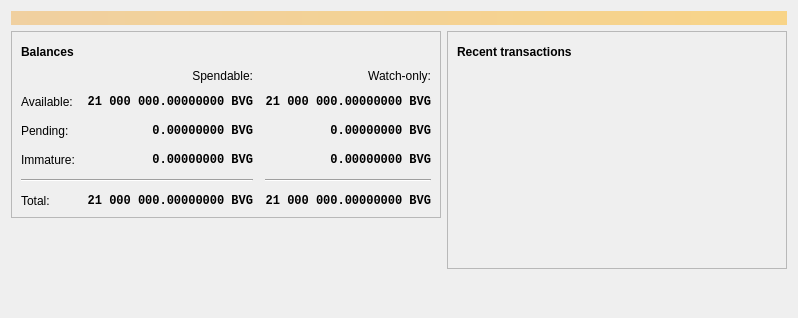
<?xml version="1.0" encoding="UTF-8"?>
<ui version="4.0">
 <class>OverviewPage</class>
 <widget class="QWidget" name="OverviewPage">
  <property name="geometry">
   <rect>
    <x>0</x>
    <y>0</y>
    <width>798</width>
    <height>318</height>
   </rect>
  </property>
  <property name="windowTitle">
   <string>Form</string>
  </property>
  <layout class="QVBoxLayout" name="topLayout">
   <item>
    <widget class="QLabel" name="labelAlerts">
     <property name="visible">
      <bool>false</bool>
     </property>
     <property name="styleSheet">
      <string notr="true">QLabel { background-color: qlineargradient(x1: 0, y1: 0, x2: 1, y2: 0, stop:0 #F0D0A0, stop:1 #F8D488); color:#000000; }</string>
     </property>
     <property name="wordWrap">
      <bool>true</bool>
     </property>
     <property name="margin">
      <number>3</number>
     </property>
     <property name="textInteractionFlags">
      <set>Qt::TextSelectableByMouse</set>
     </property>
    </widget>
   </item>
   <item>
    <layout class="QHBoxLayout" name="horizontalLayout" stretch="1,1">
     <item>
      <layout class="QVBoxLayout" name="verticalLayout_2">
       <item>
        <widget class="QFrame" name="frame">
         <property name="frameShape">
          <enum>QFrame::StyledPanel</enum>
         </property>
         <property name="frameShadow">
          <enum>QFrame::Raised</enum>
         </property>
         <layout class="QVBoxLayout" name="verticalLayout_4">
          <item>
           <layout class="QHBoxLayout" name="horizontalLayout_4">
            <item>
             <widget class="QLabel" name="label_5">
              <property name="font">
               <font>
                <weight>75</weight>
                <bold>true</bold>
               </font>
              </property>
              <property name="text">
               <string>Balances</string>
              </property>
             </widget>
            </item>
            <item>
             <widget class="QPushButton" name="labelWalletStatus">
              <property name="enabled">
               <bool>true</bool>
              </property>
              <property name="maximumSize">
               <size>
                <width>30</width>
                <height>16777215</height>
               </size>
              </property>
              <property name="toolTip">
               <string>The displayed information may be out of date. Your wallet automatically synchronizes with the BitcoinVG network after a connection is established, but this process has not completed yet.</string>
              </property>
              <property name="text">
               <string/>
              </property>
              <property name="icon">
               <iconset resource="../bitcoinvg.qrc">
                <normaloff>:/icons/warning</normaloff>
                <disabledoff>:/icons/warning</disabledoff>:/icons/warning</iconset>
              </property>
              <property name="iconSize">
               <size>
                <width>24</width>
                <height>24</height>
               </size>
              </property>
              <property name="flat">
               <bool>true</bool>
              </property>
             </widget>
            </item>
            <item>
             <spacer name="horizontalSpacer_3">
              <property name="orientation">
               <enum>Qt::Horizontal</enum>
              </property>
              <property name="sizeHint" stdset="0">
               <size>
                <width>40</width>
                <height>20</height>
               </size>
              </property>
             </spacer>
            </item>
           </layout>
          </item>
          <item>
           <layout class="QGridLayout" name="gridLayout">
            <property name="spacing">
             <number>12</number>
            </property>
            <item row="2" column="2">
             <widget class="QLabel" name="labelWatchPending">
              <property name="font">
               <font>
                <family>Monospace</family>
                <weight>75</weight>
                <bold>true</bold>
               </font>
              </property>
              <property name="cursor">
               <cursorShape>IBeamCursor</cursorShape>
              </property>
              <property name="toolTip">
               <string>Unconfirmed transactions to watch-only addresses</string>
              </property>
              <property name="text">
               <string notr="true">0.00000000 BVG</string>
              </property>
              <property name="alignment">
               <set>Qt::AlignRight|Qt::AlignTrailing|Qt::AlignVCenter</set>
              </property>
              <property name="textInteractionFlags">
               <set>Qt::LinksAccessibleByMouse|Qt::TextSelectableByKeyboard|Qt::TextSelectableByMouse</set>
              </property>
             </widget>
            </item>
            <item row="2" column="1">
             <widget class="QLabel" name="labelUnconfirmed">
              <property name="font">
               <font>
                <family>Monospace</family>
                <weight>75</weight>
                <bold>true</bold>
               </font>
              </property>
              <property name="cursor">
               <cursorShape>IBeamCursor</cursorShape>
              </property>
              <property name="toolTip">
               <string>Total of transactions that have yet to be confirmed, and do not yet count toward the spendable balance</string>
              </property>
              <property name="text">
               <string notr="true">0.00000000 BVG</string>
              </property>
              <property name="alignment">
               <set>Qt::AlignRight|Qt::AlignTrailing|Qt::AlignVCenter</set>
              </property>
              <property name="textInteractionFlags">
               <set>Qt::LinksAccessibleByMouse|Qt::TextSelectableByKeyboard|Qt::TextSelectableByMouse</set>
              </property>
             </widget>
            </item>
            <item row="3" column="2">
             <widget class="QLabel" name="labelWatchImmature">
              <property name="font">
               <font>
                <family>Monospace</family>
                <weight>75</weight>
                <bold>true</bold>
               </font>
              </property>
              <property name="cursor">
               <cursorShape>IBeamCursor</cursorShape>
              </property>
              <property name="toolTip">
               <string>Mined balance in watch-only addresses that has not yet matured</string>
              </property>
              <property name="text">
               <string notr="true">0.00000000 BVG</string>
              </property>
              <property name="alignment">
               <set>Qt::AlignRight|Qt::AlignTrailing|Qt::AlignVCenter</set>
              </property>
              <property name="textInteractionFlags">
               <set>Qt::LinksAccessibleByMouse|Qt::TextSelectableByKeyboard|Qt::TextSelectableByMouse</set>
              </property>
             </widget>
            </item>
            <item row="4" column="0" colspan="2">
             <widget class="Line" name="line">
              <property name="orientation">
               <enum>Qt::Horizontal</enum>
              </property>
             </widget>
            </item>
            <item row="4" column="2">
             <widget class="Line" name="lineWatchBalance">
              <property name="sizePolicy">
               <sizepolicy hsizetype="Preferred" vsizetype="Fixed">
                <horstretch>0</horstretch>
                <verstretch>0</verstretch>
               </sizepolicy>
              </property>
              <property name="minimumSize">
               <size>
                <width>140</width>
                <height>0</height>
               </size>
              </property>
              <property name="orientation">
               <enum>Qt::Horizontal</enum>
              </property>
             </widget>
            </item>
            <item row="5" column="0">
             <widget class="QLabel" name="labelTotalText">
              <property name="text">
               <string>Total:</string>
              </property>
             </widget>
            </item>
            <item row="3" column="1">
             <widget class="QLabel" name="labelImmature">
              <property name="font">
               <font>
                <family>Monospace</family>
                <weight>75</weight>
                <bold>true</bold>
               </font>
              </property>
              <property name="cursor">
               <cursorShape>IBeamCursor</cursorShape>
              </property>
              <property name="toolTip">
               <string>Mined balance that has not yet matured</string>
              </property>
              <property name="text">
               <string notr="true">0.00000000 BVG</string>
              </property>
              <property name="alignment">
               <set>Qt::AlignRight|Qt::AlignTrailing|Qt::AlignVCenter</set>
              </property>
              <property name="textInteractionFlags">
               <set>Qt::LinksAccessibleByMouse|Qt::TextSelectableByKeyboard|Qt::TextSelectableByMouse</set>
              </property>
             </widget>
            </item>
            <item row="2" column="3">
             <spacer name="horizontalSpacer_2">
              <property name="orientation">
               <enum>Qt::Horizontal</enum>
              </property>
              <property name="sizeHint" stdset="0">
               <size>
                <width>40</width>
                <height>20</height>
               </size>
              </property>
             </spacer>
            </item>
            <item row="3" column="0">
             <widget class="QLabel" name="labelImmatureText">
              <property name="text">
               <string>Immature:</string>
              </property>
             </widget>
            </item>
            <item row="5" column="1">
             <widget class="QLabel" name="labelTotal">
              <property name="font">
               <font>
                <family>Monospace</family>
                <weight>75</weight>
                <bold>true</bold>
               </font>
              </property>
              <property name="cursor">
               <cursorShape>IBeamCursor</cursorShape>
              </property>
              <property name="toolTip">
               <string>Your current total balance</string>
              </property>
              <property name="text">
               <string notr="true">21 000 000.00000000 BVG</string>
              </property>
              <property name="alignment">
               <set>Qt::AlignRight|Qt::AlignTrailing|Qt::AlignVCenter</set>
              </property>
              <property name="textInteractionFlags">
               <set>Qt::LinksAccessibleByMouse|Qt::TextSelectableByKeyboard|Qt::TextSelectableByMouse</set>
              </property>
             </widget>
            </item>
            <item row="5" column="2">
             <widget class="QLabel" name="labelWatchTotal">
              <property name="font">
               <font>
                <family>Monospace</family>
                <weight>75</weight>
                <bold>true</bold>
               </font>
              </property>
              <property name="cursor">
               <cursorShape>IBeamCursor</cursorShape>
              </property>
              <property name="toolTip">
               <string>Current total balance in watch-only addresses</string>
              </property>
              <property name="text">
               <string notr="true">21 000 000.00000000 BVG</string>
              </property>
              <property name="alignment">
               <set>Qt::AlignRight|Qt::AlignTrailing|Qt::AlignVCenter</set>
              </property>
              <property name="textInteractionFlags">
               <set>Qt::LinksAccessibleByMouse|Qt::TextSelectableByKeyboard|Qt::TextSelectableByMouse</set>
              </property>
             </widget>
            </item>
            <item row="0" column="2">
             <widget class="QLabel" name="labelWatchonly">
              <property name="text">
               <string>Watch-only:</string>
              </property>
              <property name="alignment">
               <set>Qt::AlignRight|Qt::AlignTrailing|Qt::AlignVCenter</set>
              </property>
             </widget>
            </item>
            <item row="1" column="0">
             <widget class="QLabel" name="labelBalanceText">
              <property name="text">
               <string>Available:</string>
              </property>
             </widget>
            </item>
            <item row="1" column="1">
             <widget class="QLabel" name="labelBalance">
              <property name="font">
               <font>
                <family>Monospace</family>
                <weight>75</weight>
                <bold>true</bold>
               </font>
              </property>
              <property name="cursor">
               <cursorShape>IBeamCursor</cursorShape>
              </property>
              <property name="toolTip">
               <string>Your current spendable balance</string>
              </property>
              <property name="text">
               <string notr="true">21 000 000.00000000 BVG</string>
              </property>
              <property name="alignment">
               <set>Qt::AlignRight|Qt::AlignTrailing|Qt::AlignVCenter</set>
              </property>
              <property name="textInteractionFlags">
               <set>Qt::LinksAccessibleByMouse|Qt::TextSelectableByKeyboard|Qt::TextSelectableByMouse</set>
              </property>
             </widget>
            </item>
            <item row="1" column="2">
             <widget class="QLabel" name="labelWatchAvailable">
              <property name="font">
               <font>
                <family>Monospace</family>
                <weight>75</weight>
                <bold>true</bold>
               </font>
              </property>
              <property name="cursor">
               <cursorShape>IBeamCursor</cursorShape>
              </property>
              <property name="toolTip">
               <string>Your current balance in watch-only addresses</string>
              </property>
              <property name="text">
               <string notr="true">21 000 000.00000000 BVG</string>
              </property>
              <property name="alignment">
               <set>Qt::AlignRight|Qt::AlignTrailing|Qt::AlignVCenter</set>
              </property>
              <property name="textInteractionFlags">
               <set>Qt::LinksAccessibleByMouse|Qt::TextSelectableByKeyboard|Qt::TextSelectableByMouse</set>
              </property>
             </widget>
            </item>
            <item row="2" column="0">
             <widget class="QLabel" name="labelPendingText">
              <property name="text">
               <string>Pending:</string>
              </property>
             </widget>
            </item>
            <item row="0" column="1">
             <widget class="QLabel" name="labelSpendable">
              <property name="text">
               <string>Spendable:</string>
              </property>
              <property name="alignment">
               <set>Qt::AlignRight|Qt::AlignTrailing|Qt::AlignVCenter</set>
              </property>
             </widget>
            </item>
           </layout>
          </item>
         </layout>
        </widget>
       </item>
       <item>
        <spacer name="verticalSpacer">
         <property name="orientation">
          <enum>Qt::Vertical</enum>
         </property>
         <property name="sizeHint" stdset="0">
          <size>
           <width>20</width>
           <height>40</height>
          </size>
         </property>
        </spacer>
       </item>
      </layout>
     </item>
     <item>
      <layout class="QVBoxLayout" name="verticalLayout_3">
       <item>
        <widget class="QFrame" name="frame_2">
         <property name="frameShape">
          <enum>QFrame::StyledPanel</enum>
         </property>
         <property name="frameShadow">
          <enum>QFrame::Raised</enum>
         </property>
         <layout class="QVBoxLayout" name="verticalLayout">
          <item>
           <layout class="QHBoxLayout" name="horizontalLayout_2">
            <item>
             <widget class="QLabel" name="label_4">
              <property name="font">
               <font>
                <weight>75</weight>
                <bold>true</bold>
               </font>
              </property>
              <property name="text">
               <string>Recent transactions</string>
              </property>
             </widget>
            </item>
            <item>
             <widget class="QPushButton" name="labelTransactionsStatus">
              <property name="enabled">
               <bool>true</bool>
              </property>
              <property name="maximumSize">
               <size>
                <width>30</width>
                <height>16777215</height>
               </size>
              </property>
              <property name="toolTip">
               <string>The displayed information may be out of date. Your wallet automatically synchronizes with the BitcoinVG network after a connection is established, but this process has not completed yet.</string>
              </property>
              <property name="text">
               <string/>
              </property>
              <property name="icon">
               <iconset resource="../bitcoinvg.qrc">
                <normaloff>:/icons/warning</normaloff>
                <disabledoff>:/icons/warning</disabledoff>:/icons/warning</iconset>
              </property>
              <property name="iconSize">
               <size>
                <width>24</width>
                <height>24</height>
               </size>
              </property>
              <property name="flat">
               <bool>true</bool>
              </property>
             </widget>
            </item>
            <item>
             <spacer name="horizontalSpacer">
              <property name="orientation">
               <enum>Qt::Horizontal</enum>
              </property>
              <property name="sizeHint" stdset="0">
               <size>
                <width>40</width>
                <height>20</height>
               </size>
              </property>
             </spacer>
            </item>
           </layout>
          </item>
          <item>
           <widget class="QListView" name="listTransactions">
            <property name="styleSheet">
             <string notr="true">QListView { background: transparent; }</string>
            </property>
            <property name="frameShape">
             <enum>QFrame::NoFrame</enum>
            </property>
            <property name="verticalScrollBarPolicy">
             <enum>Qt::ScrollBarAlwaysOff</enum>
            </property>
            <property name="horizontalScrollBarPolicy">
             <enum>Qt::ScrollBarAlwaysOff</enum>
            </property>
            <property name="selectionMode">
             <enum>QAbstractItemView::NoSelection</enum>
            </property>
           </widget>
          </item>
         </layout>
        </widget>
       </item>
       <item>
        <spacer name="verticalSpacer_2">
         <property name="orientation">
          <enum>Qt::Vertical</enum>
         </property>
         <property name="sizeHint" stdset="0">
          <size>
           <width>20</width>
           <height>40</height>
          </size>
         </property>
        </spacer>
       </item>
      </layout>
     </item>
    </layout>
   </item>
  </layout>
 </widget>
 <resources/>
 <connections/>
</ui>
